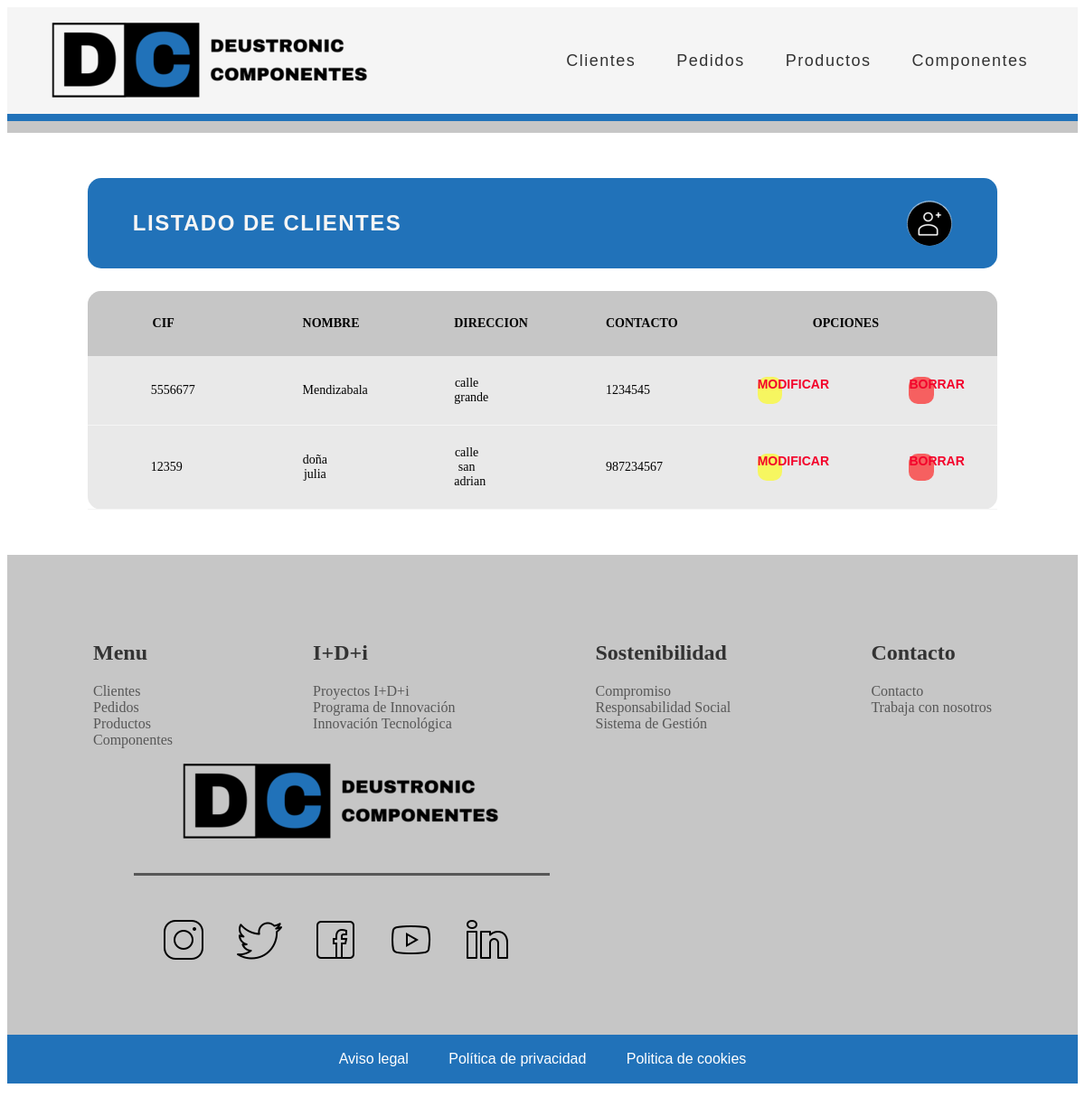
Before: /appGestionPedidos/ with the older database file.
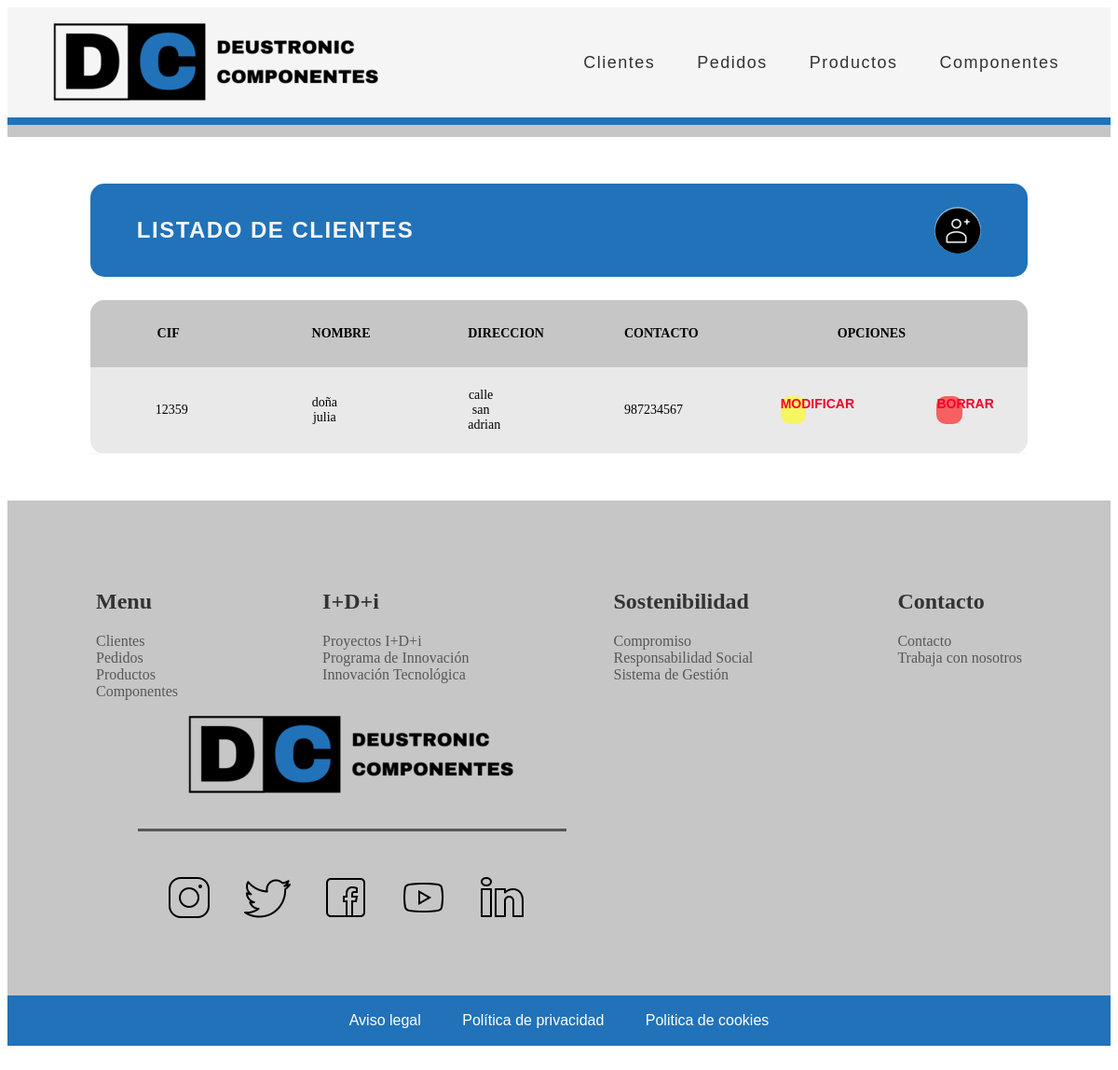
After: the same page with the newer database file.
### appGestionPedidos/models.py (models this page shows, shortened)
class Cliente(models.Model):
    CIF = models.CharField(max_length=9, unique=True)
    nombreEmpresa = models.CharField(max_length=16)
    direccion = models.CharField(max_length=60)
    datosContacto = models.CharField(max_length=60)

### appGestionPedidos/views.py (the view)
# urls.py: path('', views.ClienteListView.as_view(), name='index'), #Es provisional
class ClienteListView(ListView):
    model = Cliente

### appGestionPedidos/templates/appGestionPedidos/cliente_list.html (shortened to what this page needs)
{% extends "base.html" %}
{% load static %}
{% block contenido %}
<div class="main_container">
    <div class="main_title_container">
        <div class="main_title">
            <h2>LISTADO DE CLIENTES</h2>
        </div>
        <a href="appGestionPedidos\cliente_create.html"><img src="{% static 'imagenes\crear_cliente_2.png' %}" alt="crear_cliente"></a>
    </div>
    <div class="main_table_container">
        {% if cliente_list %}
        <table class="main_table">
            <thead>
                <tr>
                    <th>CIF</th>
                    <th>Nombre</th>
                    <th>Direccion</th>
                    <th>Contacto</th>
                    <th class="main_table_esp_1" colspan="2">Opciones</th>
                </tr>
            </thead>
            {% for cliente in cliente_list %}
            <tbody class="main_table_contenido">
                <tr>
                    <td>{{ cliente.CIF }}</td>
                    <td>{{ cliente.nombreEmpresa }}</td>
                    <td>{{ cliente.direccion }}</td>
                    <td>{{ cliente.datosContacto }}</td>
                    <td class="main_table_esp_modificar"><a href="/appGestionPedidos/modificar-cliente/{{ cliente.id }}">MODIFICAR</a></td>
                    <td class="main_table_esp_borrar"><a href="/appGestionPedidos/eliminar-cliente/{{ cliente.id }}">BORRAR</a></td>
                </tr>
            </tbody>
            {% endfor %}
        </table>
        {% else %}
        <p>No hay clientes creados.</p>
    </div>
</div>
{% endif %}
{% endblock %}

Changed rows visible on the page:
removed Cliente: CIF "5556677", nombreEmpresa "Mendizabala", direccion "calle grande", datosContacto "1234545"
